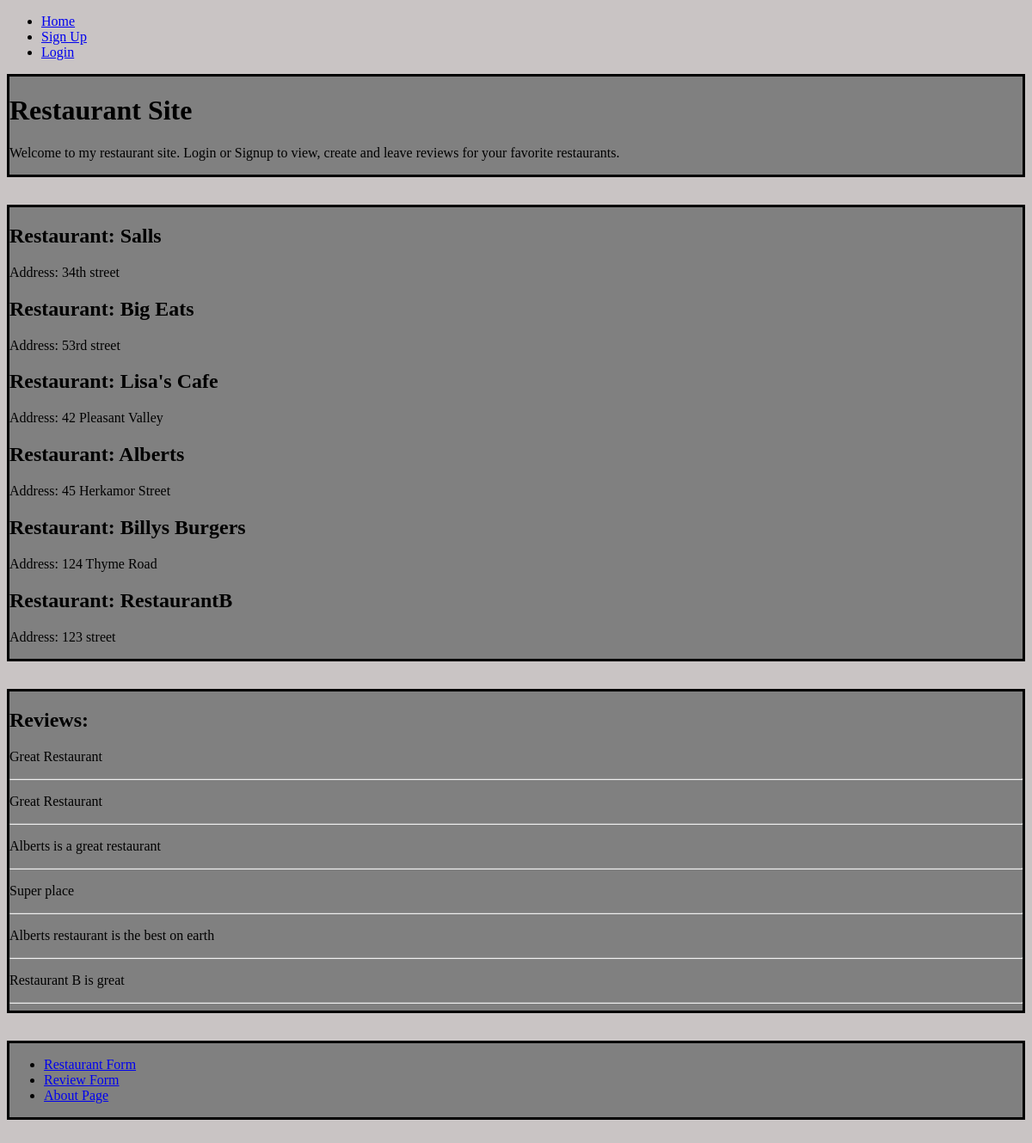
Before: / with the older database file.
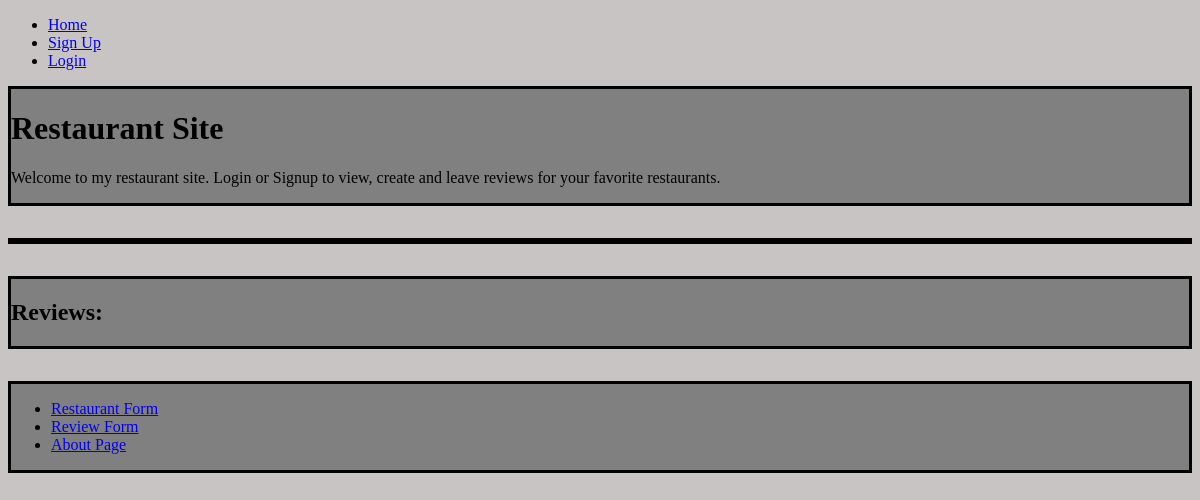
After: the same page with the newer database file.
### restaurant_site/models.py (models this page shows, shortened)
class Restaurant(db.Model):
    id = db.Column(db.Integer, primary_key = True)
    name = db.Column(db.String(20), nullable=False, unique=True)
    address = db.Column(db.String(50), nullable=False, unique=True)
    reviews = db.relationship('Reviews')

class Reviews(db.Model):
    id = db.Column(db.Integer, primary_key=True)
    review = db.Column(db.String, nullable=False)
    restaurant_id = db.Column(db.Integer, db.ForeignKey('restaurant.id'))

### restaurant_site/routes.py (the view)
@app.route('/')
def home():
    restaurants = Restaurant.query.all()
    reviews = Reviews.query.all()
    return render_template('home.html', restaurants=restaurants, reviews=reviews)

### restaurant_site/templates/home.html
{% extends 'base.html' %}
{% block content %}
<div class="home-div">
  <h1>Restaurant Site</h1>
  <p>
    Welcome to my restaurant site. Login or Signup to view, create and leave
    reviews for your favorite restaurants.
  </p>
</div>
<div class="home-div">
  {% for restaurant in restaurants %}
  <h2>Restaurant: {{ restaurant.name }}</h2>
  <p>Address: {{ restaurant.address }}</p>
  {% endfor %}
</div>
<div class="home-div">
  <h2>Reviews:</h2>
  {% for review in reviews %}
  <p>{{ review.review }}</p>
  <hr />
  {% endfor %}
</div>
<div class="home-div">
  <ul>
    <li><a href="{{ url_for('restaurant') }}">Restaurant Form</a></li>
    <li><a href="{{ url_for('review') }}">Review Form</a></li>
    <li><a href="{{ url_for('about')}}">About Page</a></li>
  </ul>
</div>
{% endblock content %}

### restaurant_site/templates/base.html (shortened to what this page needs)
<!DOCTYPE html>
<html lang="en">
  <head>
    <link rel="stylesheet" href="{{url_for('static', filename='style.css')}}" />
  </head>
  <body>
    <header>
      <nav>
        <ul>
          <li><a href="{{ url_for('home') }}">Home</a></li>
          {% if current_user.is_authenticated %}
          <li><a href="{{ url_for('logout') }}">Logout</a></li>
          {% else %}
          <li><a href="{{ url_for('signup') }}">Sign Up</a></li>
          <li><a href="{{ url_for('login')}}">Login</a></li>
          {% endif %}
        </ul>
      </nav>
    </header>
    {% block content %}{% endblock content %}
  </body>
</html>

### restaurant_site/static/style.css (style rules this page uses)
body { background: rgb(201, 196, 196); }
.home-div { border: 3px solid black; margin-bottom: 2em; background: gray; }

Changed rows visible on the page:
removed Restaurant: name "Salls", address "34th street"
removed Restaurant: name "Big Eats", address "53rd street"
removed Restaurant: name "Lisa's Cafe", address "42 Pleasant Valley"
removed Restaurant: name "Alberts", address "45 Herkamor Street"
removed Restaurant: name "Billys Burgers", address "124 Thyme Road"
removed Restaurant: name "RestaurantB", address "123 street"
removed Reviews: review "Great Restaurant"
removed Reviews: review "Great Restaurant"
removed Reviews: review "Alberts is a great restaurant"
removed Reviews: review "Super place"
removed Reviews: review "Alberts restaurant is the best on earth"
removed Reviews: review "Restaurant B is great"
